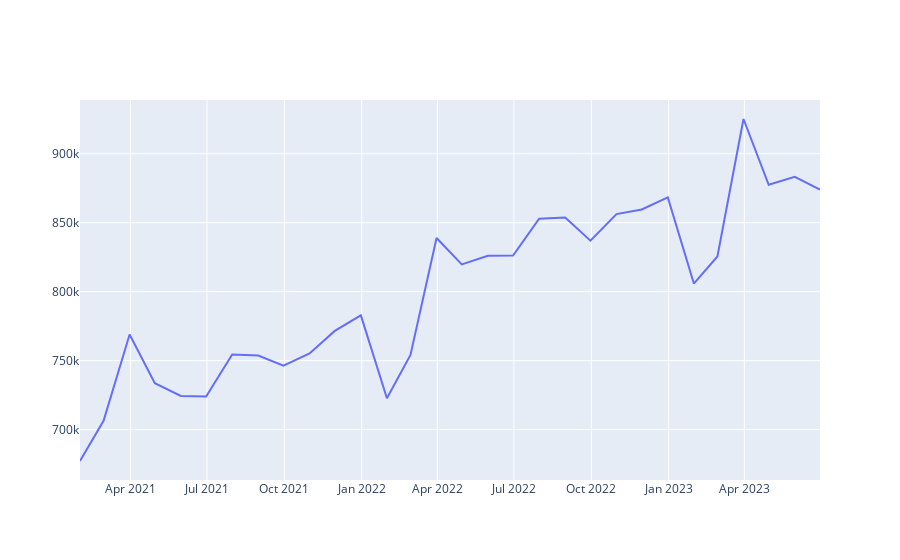

The code cell stored with this chart in its notebook:
### Code cell
fig = go.Figure()
fig.add_trace(go.Scatter(name='ipca', x=pib.index, y=pib.Value))
fig.show()
